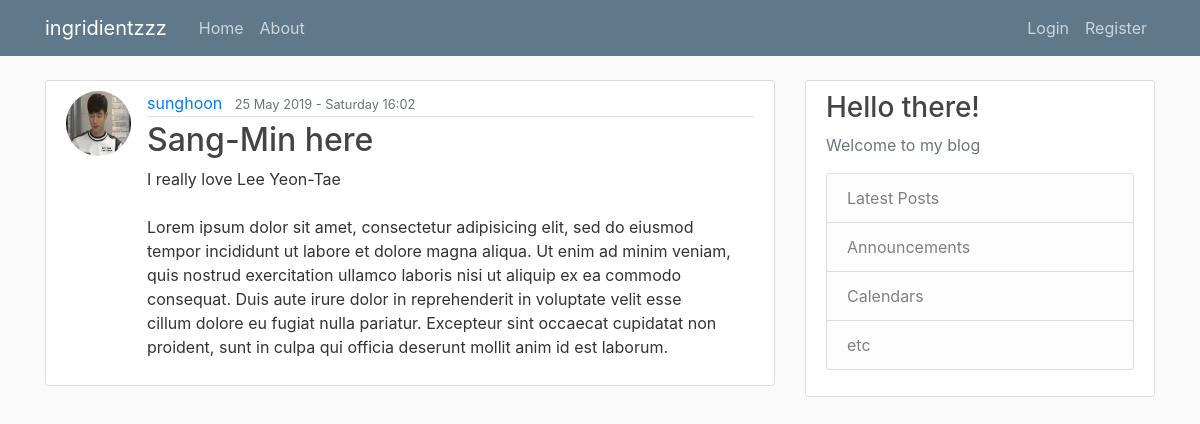
Screenshot of /post/15/ with the database file from the repository.
### blog/models.py (models this page shows, shortened)
class Post(models.Model):
    title = models.CharField(max_length=100, default='Post Title')
    content = models.TextField()
    date_posted = models.DateTimeField(default=timezone.now)
    author = models.ForeignKey(User, on_delete=models.CASCADE)  # if user gets deleted, his posts will also be deleted

### users/models.py (models this page shows, shortened)
class Profile(models.Model):
    user = models.OneToOneField(User, on_delete=models.CASCADE) # tells Django to delete profile when user is deleted
    image = models.ImageField(default='default.jpg', upload_to='profile_pics')

### blog/views.py (the view)
# urls.py: path('post/<int:pk>/', PostDetailView.as_view(), name='post-detail'),
class PostDetailView(DetailView):
    model = Post

### blog/templates/blog/post_detail.html (shortened to what this page needs)
{% extends "blog/base.html" %}
{% block content %}
    <article class="media content-section">
        <img class="rounded-circle article-img" src="{{ object.author.profile.image.url }}">
        <div class="media-body">
            <div class="article-metadata">
                <a class="mr-2" href="{% url 'user-posts' object.author.username %}">{{ object.author }}</a>
                <small class="text-muted">{{ object.date_posted|date:"d F Y - l H:i" }}</small>
            </div>
            <h2 class="article-title">{{ object.title }}</h2>
            <p class="article-content">{{ object.content }}</p>
        </div>
    </article>
{% endblock content %}

### blog/static/blog/main.css (style rules this page uses)
body { background: #fafafa; color: #333333; margin-top: 5rem; }
h1, h2, h3, h4, h5, h6 { color: #444444; }
.content-section { background: #ffffff; padding: 10px 20px; border: 1px solid #dddddd; border-radius: 3px; margin-bottom: 20px; }
.article-title { color: #444444; }
.article-content { white-space: pre-line; }
.article-img { height: 65px; width: 65px; margin-right: 16px; }
.article-metadata { padding-bottom: 1px; margin-bottom: 4px; border-bottom: 1px solid #e3e3e3 }

### rows the page displays
Post: author.profile.image (picture), author "sunghoon", date_posted "25 May 2019 - Saturday 16:02", title "Sang-Min here", content "I really love Lee Yeon-Tae Lorem ipsum dolor sit amet, consectetur adipisicing elit, sed do eiusmod tempor incididunt ut labore et dolore magna aliqua. Ut enim ad minim veniam, quis nostrud exercitation ullamco laboris nisi ut aliquip ex ea commodo consequat. Duis aute irure dolor in reprehenderit in voluptate velit esse cillum dolore eu fugiat nulla pariatur. Excepteur sint occaecat cupidatat non proident, sunt in culpa qui officia deserunt mollit anim id est laborum."
